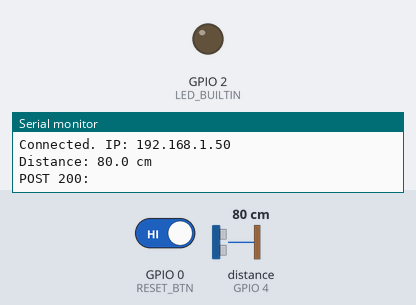
This sketch was run on a simulated ESP8266 (Wemos D1 mini). On the bench: output pins drawn as LEDs (lit = HIGH, except the on-board LED, lit = LOW), the last lines printed to the serial monitor. Wiring (inferred from the names in the program): ultrasonic range finder: trigger GPIO 5; echo GPIO 4. Dashed ring = blinking. The test bench sets the inputs (shaded band); at power-on: GPIO 0 (RESET_BTN) HIGH, distance to the obstacle (sensor on GPIO 4) 80 cm. The echo pulse lasts 58.3 µs per cm; WiFi joins after 1.5 s; servers stay silent unless stated; uploads are accepted with an empty reply; EEPROM starts erased; pins used as bus, display or sensor lines are not drawn. At 7.1 s the program restarts the board; the recording ends there.

Above: at 2.7 s.
2.8 s: GPIO 0 (RESET_BTN) driven LOW
At 6.09 s:
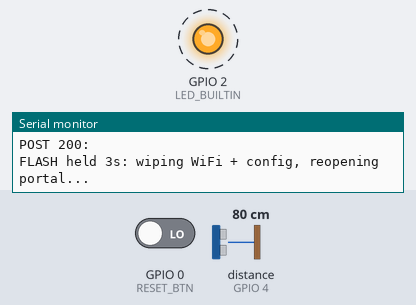
Timing chart, 0 to 7.1 s (numbered marks = the images above; inputs shaded):
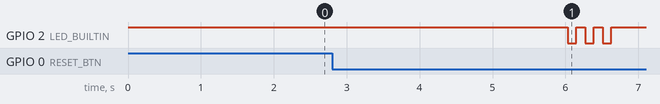

The sketch:

flood_sensor_esp8266.ino
```cpp
/*
 * Astorga Central -- Flood Watch node  (ESP8266 / ESP-12E port)
 * ESP8266 (NodeMCU / Wemos, ESP-12E module) + JSN-SR04T ultrasonic sensor.
 *
 * Functionally identical to the ESP32 sketch (flood_sensor.ino): measures the
 * distance down to the water and POSTs it to the backend, which converts it to
 * water level and classifies normal / watch / critical. This is choke point #1.
 *
 * WHY A SEPARATE SKETCH: the ESP8266 uses different core libraries
 * (ESP8266WiFi / ESP8266HTTPClient / EEPROM instead of WiFi / HTTPClient /
 * Preferences) and a different GPIO map. The ESP32 sketch will NOT compile here.
 *
 * WIRING (JSN-SR04T, Mode 1 -- default, behaves like an HC-SR04):
 *   Sensor VCC   -> 5V pin (VIN / VU on NodeMCU)   (sensor needs 5V)
 *   Sensor GND   -> GND
 *   Sensor Trig  -> GPIO 5  (NodeMCU label D1)
 *   Sensor Echo  -> GPIO 4  (NodeMCU label D2)     (prototype: wired directly)
 *      NOTE: ESP8266 pins are 3.3V and NOT 5V-tolerant. Echo idles LOW and
 *      pulses to ~5V only briefly; the bench prototype wires it directly for
 *      the demo. For a permanent install add a 1k/2k divider (Echo --[1k]--+--
 *      [2k]--GND, tap the junction to D2) or a level shifter.
 *
 * MOUNTING: the JSN-SR04T has a ~20 cm blind zone. Mount it high enough that
 * normal water never comes within 20 cm of the sensor face. The backend treats
 * any reading < 20 cm as CRITICAL (fail-safe).
 *
 * PROVISIONING (self-hosted, no cloud): on boot the node tries saved WiFi creds;
 * if none work it starts its own AP "AstorgaFloodNode" (pw "astorga123") with a
 * captive portal to set the WiFi, the backend URL, and this node's choke-point id.
 *
 * RE-PROVISION (change WiFi / backend without re-flashing): while the board is
 * RUNNING, hold the onboard FLASH button (GPIO0) for ~3 seconds. It wipes the
 * saved WiFi + config and reboots straight into the captive portal. The onboard
 * LED flashes to confirm the wipe. NOTE: this is the FLASH button, not RST (RST
 * only reboots and can't be read by software). Do NOT hold FLASH while powering
 * on -- GPIO0 low at boot puts the chip in flash-upload mode; the hold must
 * happen after it has booted.
 *
 * DEPENDENCIES (Library Manager): "WiFiManager" by tzapu. Board package:
 *   "esp8266 by ESP8266 Community". Board = "NodeMCU 1.0 (ESP-12E Module)".
 */

#include <ESP8266WiFi.h>
#include <ESP8266HTTPClient.h>
#include <WiFiClient.h>
#include <WiFiManager.h>   // tzapu/WiFiManager -- captive-portal provisioning
#include <EEPROM.h>        // ESP8266 has no Preferences; emulate storage in flash

// ---- DEFAULTS (used only until overridden via the captive portal) ---------
const char* DEFAULT_API_BASE       = "http://192.168.1.20:8000";
const char* DEFAULT_CHOKE_POINT_ID = "1";   // must match the live node in seed.py

const char* AP_SSID     = "AstorgaFloodNode";
const char* AP_PASSWORD = "change-me-before-flashing";  // >= 8 chars, or the AP is left open
const int   PORTAL_TIMEOUT_S = 180;          // give up on the portal after 3 min

const int TRIG_PIN  = 5;   // D1
const int ECHO_PIN  = 4;   // D2
const int RESET_BTN = 0;   // D3 / onboard FLASH button -- hold 3s to re-provision
const unsigned long RESET_HOLD_MS = 3000;

const unsigned long SEND_INTERVAL_MS = 1000;   // ~1 Hz live feedback for the demo
                                               // (a full 5-sample read takes ~0.4s, so 1s has headroom)
const int   SAMPLES = 5;                        // median-of-N to reject bad echoes
const float SOUND_CM_PER_US = 0.0343;           // speed of sound, cm per microsecond
// ---------------------------------------------------------------------------

// Persisted config layout in EEPROM. `magic` marks a written record so a blank
// chip falls back to the DEFAULT_* values above instead of reading garbage.
struct Config {
  char magic[4];       // "AC1\0" once written
  char apiBase[96];
  int  chokePointId;
};
const char* CFG_MAGIC = "AC1";
const int   EEPROM_SIZE = 512;

String  apiBase;
int     chokePointId;
unsigned long lastSend = 0;

void setup() {
  Serial.begin(115200);
  pinMode(TRIG_PIN, OUTPUT);
  pinMode(ECHO_PIN, INPUT);
  pinMode(RESET_BTN, INPUT_PULLUP);   // FLASH button reads LOW when pressed
  pinMode(LED_BUILTIN, OUTPUT);
  digitalWrite(LED_BUILTIN, HIGH);    // onboard LED is active-LOW; start off

  loadConfig();
  provisionWiFi();
}

void loop() {
  checkResetButton();

  if (millis() - lastSend >= SEND_INTERVAL_MS) {
    lastSend = millis();
    float distance = readDistanceCm();
    if (distance > 0) {
      Serial.printf("Distance: %.1f cm\n", distance);
      postReading(distance);
    } else {
      Serial.println("No valid echo this cycle; skipping.");
    }
  }
}

// Read our custom fields from EEPROM, seeding with the defaults on a blank chip.
void loadConfig() {
  EEPROM.begin(EEPROM_SIZE);
  Config cfg;
  EEPROM.get(0, cfg);
  if (strncmp(cfg.magic, CFG_MAGIC, 3) == 0) {
    apiBase      = String(cfg.apiBase);
    chokePointId = cfg.chokePointId;
  } else {
    apiBase      = DEFAULT_API_BASE;
    chokePointId = atoi(DEFAULT_CHOKE_POINT_ID);
  }
  EEPROM.end();
  Serial.printf("Config: API_BASE=%s  CHOKE_POINT_ID=%d\n", apiBase.c_str(), chokePointId);
}

void saveConfig(const String& api, int cp) {
  Config cfg;
  memset(&cfg, 0, sizeof(cfg));
  strncpy(cfg.magic, CFG_MAGIC, sizeof(cfg.magic) - 1);
  strncpy(cfg.apiBase, api.c_str(), sizeof(cfg.apiBase) - 1);
  cfg.chokePointId = cp;
  EEPROM.begin(EEPROM_SIZE);
  EEPROM.put(0, cfg);
  EEPROM.commit();   // ESP8266: writes are staged until commit()
  EEPROM.end();
}

// Non-blocking: if the FLASH button is held for RESET_HOLD_MS, wipe everything
// and reboot into the portal. Called every loop so it never stalls the readings.
void checkResetButton() {
  static unsigned long heldSince = 0;
  if (digitalRead(RESET_BTN) == LOW) {          // button down
    if (heldSince == 0) heldSince = millis();
    else if (millis() - heldSince >= RESET_HOLD_MS) {
      factoryReset();                            // does not return (reboots)
    }
  } else {
    heldSince = 0;                               // released before threshold
  }
}

// Clear saved WiFi creds + our EEPROM config, flash the LED, and restart. On the
// next boot autoConnect() finds nothing saved and opens the captive portal.
void factoryReset() {
  Serial.println("FLASH held 3s: wiping WiFi + config, reopening portal...");
  for (int i = 0; i < 6; i++) {                  // visible confirmation blink
    digitalWrite(LED_BUILTIN, !digitalRead(LED_BUILTIN));
    delay(120);
  }
  WiFiManager wm;
  wm.resetSettings();                            // clear saved WiFi credentials
  EEPROM.begin(EEPROM_SIZE);
  for (int i = 0; i < EEPROM_SIZE; i++) EEPROM.write(i, 0);  // clear our config
  EEPROM.commit();
  EEPROM.end();
  delay(300);
  ESP.restart();
}

// Bring up WiFi via the captive portal. WiFiManager reconnects silently from
// saved creds; an unprovisioned/moved node (or wrong creds) opens the AP portal.
void provisionWiFi() {
  WiFiManager wm;

  char cpBuf[8];
  snprintf(cpBuf, sizeof(cpBuf), "%d", chokePointId);
  WiFiManagerParameter pApiBase("api_base", "Backend URL (http://ip:port)", apiBase.c_str(), 96);
  WiFiManagerParameter pChokeId("cp_id", "Choke point id (from seed.py)", cpBuf, 6);
  wm.addParameter(&pApiBase);
  wm.addParameter(&pChokeId);

  wm.setConfigPortalTimeout(PORTAL_TIMEOUT_S);

  bool ok = wm.autoConnect(AP_SSID, AP_PASSWORD);

  // Persist whatever the portal collected (WiFiManager stores the WiFi creds
  // itself; the two custom fields are ours to save).
  String newApi = pApiBase.getValue();
  int    newCp  = atoi(pChokeId.getValue());
  if (newApi.length() > 0 && (newApi != apiBase || newCp != chokePointId)) {
    saveConfig(newApi, newCp);
    apiBase = newApi;
    chokePointId = newCp;
    Serial.printf("Saved new config: API_BASE=%s  CHOKE_POINT_ID=%d\n",
                  apiBase.c_str(), chokePointId);
  }

  if (ok) {
    Serial.printf("Connected. IP: %s\n", WiFi.localIP().toString().c_str());
  } else {
    Serial.println("WiFi provisioning failed/timed out; restarting.");
    delay(1000);
    ESP.restart();
  }
}

// One ultrasonic ping -> distance in cm. Returns -1 on timeout.
float pingOnce() {
  digitalWrite(TRIG_PIN, LOW);
  delayMicroseconds(2);
  digitalWrite(TRIG_PIN, HIGH);
  delayMicroseconds(10);
  digitalWrite(TRIG_PIN, LOW);

  // 30 ms timeout ~= 5 m max range; returns 0 on timeout.
  unsigned long duration = pulseIn(ECHO_PIN, HIGH, 30000UL);
  if (duration == 0) return -1;
  return (duration * SOUND_CM_PER_US) / 2.0;
}

// Median of SAMPLES pings -- one spurious reflection off ripples won't swing it.
float readDistanceCm() {
  float vals[SAMPLES];
  int n = 0;
  for (int i = 0; i < SAMPLES; i++) {
    float d = pingOnce();
    if (d > 0) vals[n++] = d;
    delay(60);
  }
  if (n == 0) return -1;
  for (int i = 1; i < n; i++) {
    float key = vals[i];
    int j = i - 1;
    while (j >= 0 && vals[j] > key) { vals[j + 1] = vals[j]; j--; }
    vals[j + 1] = key;
  }
  return vals[n / 2];
}

void postReading(float distanceCm) {
  if (WiFi.status() != WL_CONNECTED) provisionWiFi();

  WiFiClient client;                 // ESP8266 HTTPClient needs an explicit client
  HTTPClient http;
  String url = apiBase + "/api/flood/readings";
  http.begin(client, url);
  http.addHeader("Content-Type", "application/json");

  String body = "{\"choke_point_id\":" + String(chokePointId) +
                ",\"distance_cm\":" + String(distanceCm, 1) + "}";

  int code = http.POST(body);
  if (code > 0) {
    Serial.printf("POST %d: %s\n", code, http.getString().c_str());
  } else {
    Serial.printf("POST failed: %s\n", http.errorToString(code).c_str());
  }
  http.end();
}
```

Measured:
- after the input at 2.8 s, GPIO 2 (LED_BUILTIN): alternates HIGH for 0.12 s and LOW for 0.12 s, 6 changes in all, then stays HIGH, starting after 3.2 s
